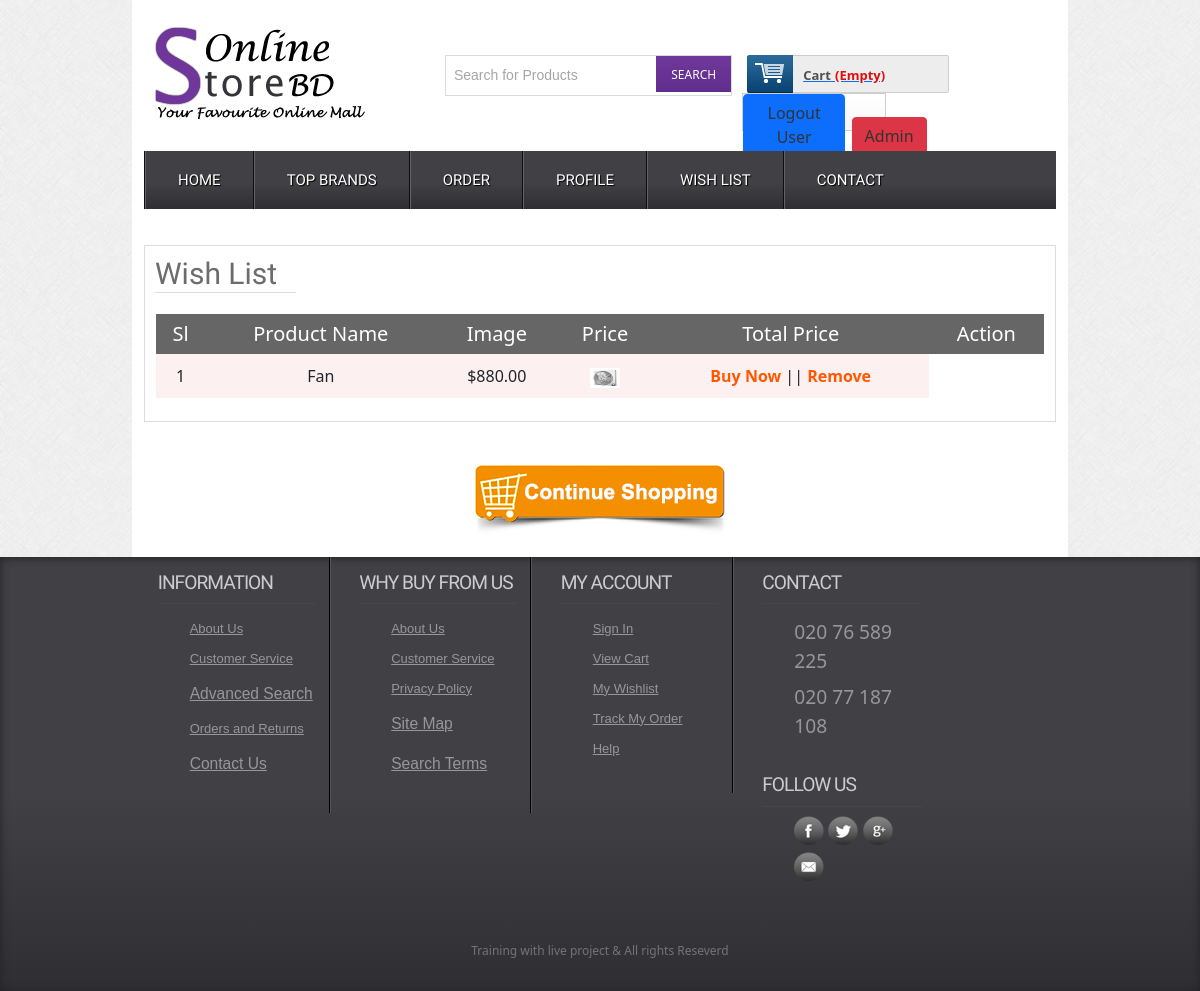
Page /wlist.php (signed in) on the committed database.
### tables this page shows
CREATE TABLE `tbl_wlist` (
  `id` int(11) NOT NULL,
  `cmrId` int(11) NOT NULL,
  `productId` int(11) NOT NULL,
  `productName` varchar(255) NOT NULL,
  `price` float(10,2) NOT NULL,
  `image` varchar(255) NOT NULL
);

### classes/Product.php (called while the page is built, shortened)
<?php
$filepath = realpath(dirname(__FILE__));
include_once($filepath.'/../lib/Database.php');
 ?>
<?php
class Product
{
    private $db;
    public function __construct()
    {
        $this->db = new Database();
    }
    public function getWlistData($cmrId)
    {
        $query = "SELECT * FROM tbl_wlist WHERE cmrId = '$cmrId' ORDER BY id DESC";
        $result = $this->db->select($query);
        return $result;
    }
}

### lib/Database.php (called while the page is built, shortened)
<?php
class Database
{
    public $host   = DB_HOST;
    public $user   = DB_USER;
    public $pass   = DB_PASS;
    public $dbname = DB_NAME;
    public $link;
    private function connectDB()
    {
        $this->link = new mysqli(
            $this->host,
            $this->user,
            $this->pass,
            $this->dbname
        );
    }
    public function select($query)
    {
        $result = $this->link->query($query) or
        die($this->link->error . __LINE__);
        if ($result->num_rows > 0) {
            return $result;
        } else {
            return false;
        }
    }
}

### wlist.php (the view, shortened to what this page needs)
<?php include 'inc/header.php'; ?>
 <div class="main">
    <div class="content">
    	<div class="cartoption">
			<div class="cartpage">
			    	<h2>Wish List</h2>
						<table class="tblone">
							<tr>
								<th>Sl</th>
								<th>Product Name</th>
								<th>Image</th>
								<th>Price</th>
								<th>Total Price</th>
								<th>Action</th>
							</tr>
							<?php
                            $getPd = $pd->getWlistData($cmrId);
                            if ($getPd) {
                                $i=0;
                            }{
                                while ($result = $getPd->fetch_assoc()) {
                                    $i++; ?>
							<tr>
								<td><?php echo $i; ?></td>
								<td><?php echo $result['productName']; ?></td>
								<td>$<?php echo $result['price']; ?></td>
								<td><img src="admin/<?php echo $result['image']; ?>" alt=""/></td>
								<td>
									<a href="details.php?proId=<?php echo $result['productId']; ?>">Buy Now</a> ||
									<a href="?delwlistid=<?php echo $result['productId']; ?>">Remove</a>
								</td>
							</tr>
							<?php
                                }
                            } ?>
						</table>
					</div>
					<div class="shopping">
						<div class="shopleft" style="width: 100%; text-align: center;">
							<a href="index.php"> <img src="images/shop.png" alt="" /></a>
						</div>
					</div>
    	</div>
    </div>
 </div>
<?php include 'inc/footer.php'; ?>

### css/style.css (style rules this page uses)
html,body,div,span,applet,object,iframe,h1,h2,h3,h4,h5,h6,p,blockquote,pre,a,abbr,acronym,address,big,cite,code,del,dfn,em,img,ins,kbd,q,s,samp,small,strike,strong,sub,sup,tt,var,b,u,i,dl,dt,dd,ol,nav ul,nav li,fieldset,form,label,legend,table,caption,tbody,tfoot,thead,tr,th,td,article,aside,canvas,details,embed,figure,figcaption,footer,header,hgroup,menu,nav,output,ruby,section,summary,time,mark,audio,video { margin:0;padding:0;border:0;font-size:100%;font:inherit;vertical-align:baseline; }
table { border-collapse:collapse;border-spacing:0; }
a { text-decoration:none; }
img { max-width:100%; }
body { font-family:Arial, Helvetica, sans-serif; background:url(../images/body_bg3.jpg); }
.content { padding:20px 0; background:#FFF; }
.content h2 { font-size:23px; color:#6C6C6C; font-family: 'Monda', sans-serif; }
.cartpage { border: 1px solid #ddd; overflow: hidden; padding: 10px; }
.cartpage h2 { border-bottom: 1px solid #ddd; font-size: 30px; margin-bottom: 20px; width: 141px; }
.tblone { border: 1px solid #fff; margin-bottom: 12px; width: 100%; }
.tblone th { background: #666 none repeat scroll 0 0; color: #fff; font-size: 20px; padding: 5px 8px; text-align: center; }
.tblone td { padding:10px;text-align:center; }
table.tblone tr:nth-child(2n+1) { background:#fff;height:30px; }
table.tblone tr:nth-child(2n) { background:#fdf0f1;height:30px; }
table.tblone a { color: #fe5800; font-weight: bold; text-decoration: none; }
table.tblone img { height: 20px; width: 30px; }
.shopping { margin-top: 30px; }
.shopleft, .shopleft { float: left; text-align: center; width: 610px; }
.shopleft img { outline:none }
.shopleft a,.shopright a { outline:none }

### rows in the picture
tbl_wlist: productName "Fan", price "880.00", image (picture)
